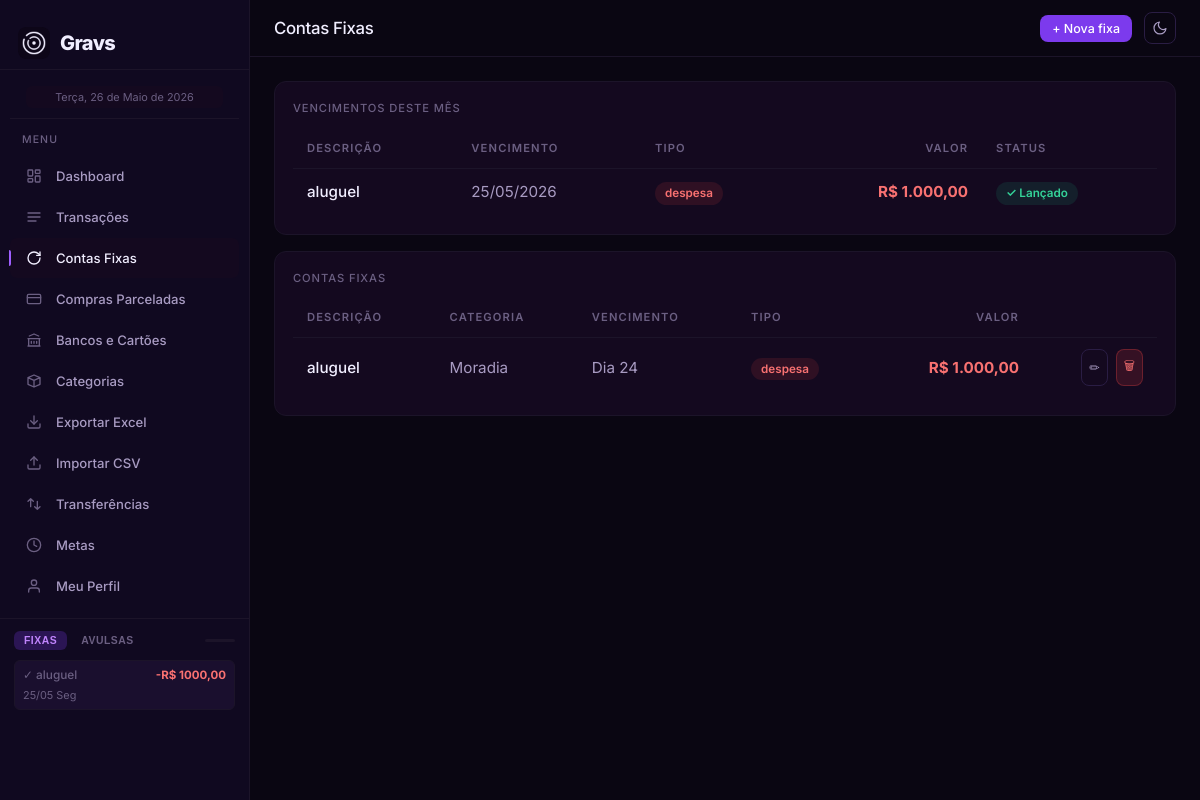
The page /fixas (signed in) on the database its author committed.
### tables this page shows
CREATE TABLE recorrentes (
                id              INTEGER PRIMARY KEY AUTOINCREMENT,
                uuid            TEXT    UNIQUE NOT NULL,
                descricao       TEXT    NOT NULL,
                valor           REAL    NOT NULL CHECK(valor > 0),
                tipo            TEXT    NOT NULL CHECK(tipo IN ('receita','despesa')),
                categoria_id    INTEGER,
                dia_vencimento  INTEGER NOT NULL CHECK(
                    (dia_vencimento BETWEEN 1 AND 28) OR
                    (dia_vencimento BETWEEN -31 AND -1)
                ),
                ativo           INTEGER DEFAULT 1 CHECK(ativo IN (0,1)),
                usuario_id      INTEGER NOT NULL,
                criado_em       TEXT    DEFAULT CURRENT_TIMESTAMP, conta_id INTEGER,
                FOREIGN KEY (categoria_id) REFERENCES categorias(id),
                FOREIGN KEY (usuario_id)   REFERENCES usuarios(id) ON DELETE CASCADE
            );

### routes/recorrentes.py (the view, shortened to what this page needs)
@recorrentes_bp.route("/fixas", methods=["GET", "POST"])
@login_required
def fixas():
    svc = get_services()
    hoje = datetime.now()
    recorrentes = svc.recorrentes.listar(current_user.id)
    proximos = svc.recorrentes.listar_proximos_do_mes(
        hoje.year, hoje.month, current_user.id
    )
    categorias = svc.categorias_repo.listar_por_usuario(current_user.id)
    return render_template(
        "recorrentes/lista.html",
        recorrentes=recorrentes,
        proximos=proximos,
        categorias=categorias,
        usuario=current_user,
    )

### app.py (called while the page is built)
def _configurar_login(app: Flask, container: ServiceContainer) -> None:
    login_manager = LoginManager()
    login_manager.init_app(app)
    login_manager.login_view = "auth.login"
    login_manager.login_message = "Faça login para acessar"
    login_manager.login_message_category = "info"
    @login_manager.user_loader
    def load_user(user_id: str) -> UserPrincipal | None:
        dados = container.usuarios_repo.buscar_por_id(int(user_id))
        if dados:
            return make_user_principal(dados)
        return None

### database/manager.py (called while the page is built)
    @contextmanager
    def get_conn(self) -> Generator[sqlite3.Connection, None, None]:
        conn = sqlite3.connect(
            self.db_path,
            timeout=20.0,
            check_same_thread=False,
        )
        conn.execute("PRAGMA journal_mode=WAL")
        conn.execute("PRAGMA foreign_keys = ON")
        conn.execute("PRAGMA synchronous = NORMAL")
        conn.execute("PRAGMA busy_timeout = 5000")
        conn.execute("PRAGMA cache_size = -8000")   # 8MB de cache em memória
        conn.execute("PRAGMA temp_store = MEMORY")  # tabelas temporárias em RAM
        conn.execute("PRAGMA mmap_size = 268435456") # 256MB memory-mapped I/O
        conn.row_factory = sqlite3.Row
        try:
            yield conn
            conn.commit()
        except Exception:
            conn.rollback()
            raise
        finally:
            conn.close()

### database/repositories.py (called while the page is built)
def _row_to_dict(row: sqlite3.Row | None) -> dict | None:
    if row is None:
        return None
    return dict(row)

def _rows_to_list(rows: list[sqlite3.Row]) -> list[dict]:
    return [dict(r) for r in rows]

    def buscar_por_id(self, user_id: int) -> dict | None:
        with self._db.get_conn() as conn:
            row = conn.execute(
                "SELECT id, email, senha_hash, nome, modo_contabil, "
                "COALESCE(onboarding_completo, 0) as onboarding_completo FROM usuarios "
                "WHERE id = ? AND ativo = 1",
                (int(user_id),),
            ).fetchone()
        return _row_to_dict(row)

    def listar_por_usuario(self, usuario_id: int) -> list[dict]:
        with self._db.get_conn() as conn:
            rows = conn.execute(
                "SELECT id, nome, tipo, icone, cor FROM categorias "
                "WHERE usuario_id = ? ORDER BY tipo, nome",
                (usuario_id,),
            ).fetchall()
        return _rows_to_list(rows)

### routes/helpers.py (called while the page is built)
def get_services() -> ServiceContainer:
    return current_app.extensions["services"]

### templates/recorrentes/lista.html (shortened to what this page needs)
{% extends "base.html" %}
{% block page_title %}Contas Fixas{% endblock %}
{% block topbar_actions %}
  <button class="btn btn-primary btn-sm" onclick="abrirModal('modal-add')">+ Nova fixa</button>
{% endblock %}
{% block content %}
{% if proximos %}
<div class="card mb-16 fade-up">
  <div class="card-title mb-12">Vencimentos deste mês</div>
  <div class="lista-desktop">
    <div class="table-wrap" style="max-height:300px;overflow-y:auto;scrollbar-width:thin">
      <table>
        <thead>
          <tr>
            <th>Descrição</th>
            <th>Vencimento</th>
            <th>Tipo</th>
            <th class="text-right">Valor</th>
            <th>Status</th>
          </tr>
        </thead>
        <tbody>
          {% for r in proximos %}
            <tr>
              <td style="color:var(--text);font-weight:500">{{ r.descricao }}</td>
              <td>{{ r.data }}</td>
              <td><span class="badge badge-{{ r.tipo }}">{{ r.tipo }}</span></td>
              <td class="text-right fw-bold {% if r.tipo == 'receita' %}text-receita{% else %}text-despesa{% endif %}">
                {{ r.valor | real }}
              </td>
              <td>
                <span class="badge badge-{{ r.status }}">
                  {% if r.status == 'lancado' %}✓ Lançado
                  {% elif r.status == 'agendado' %}● Agendado
                  {% else %}⚠ Vencido{% endif %}
                </span>
              </td>
            </tr>
          {% endfor %}
        </tbody>
      </table>
    </div>
  </div>
</div>
{% endif %}
<div class="card fade-up delay-1">
  <div class="card-title mb-12">Contas fixas</div>
  {% if recorrentes %}
    <div class="lista-desktop">
      <div class="table-wrap" style="max-height:400px;overflow-y:auto;scrollbar-width:thin">
        <table>
          <thead>
            <tr>
              <th>Descrição</th>
              <th>Categoria</th>
              <th>Vencimento</th>
              <th>Tipo</th>
              <th class="text-right">Valor</th>
              <th></th>
            </tr>
          </thead>
          <tbody>
            {% for r in recorrentes %}
              <tr>
                <td style="color:var(--text);font-weight:500">{{ r.descricao }}</td>
                <td>{{ r.categoria_nome }}</td>
                <td>
                  {% if r.dia_vencimento > 0 %}Dia {{ r.dia_vencimento }}
                  {% else %}{{ r.dia_vencimento|abs }}º dia útil{% endif %}
                </td>
                <td><span class="badge badge-{{ r.tipo }}">{{ r.tipo }}</span></td>
                <td class="text-right fw-bold {% if r.tipo == 'receita' %}text-receita{% else %}text-despesa{% endif %}">
                  {{ r.valor | real }}
                </td>
                <td class="text-right">
                  <div class="d-flex gap-8" style="justify-content:flex-end">
                    <button class="btn btn-secondary btn-sm btn-icon"
                            onclick="abrirEditar('{{ r.uuid }}', '{{ r.descricao|e }}', {{ r.valor }}, '{{ r.tipo }}', {{ r.categoria_id }}, {{ r.dia_vencimento }})"
                            title="Editar">✏</button>
                    <button class="btn btn-danger btn-sm btn-icon"
                            onclick="deletarFixo('{{ r.uuid }}')"
                            title="Desativar">🗑</button>
                  </div>
                </td>
              </tr>
            {% endfor %}
          </tbody>
        </table>
      </div>
    </div>
  {% else %}
    <div class="empty-state">
      <div class="empty-icon"></div>
      <div style="font-size:1rem;font-weight:600">Nenhuma conta fixa cadastrada</div>
      <p>Cadastre aluguel, assinaturas, salário fixo e mais</p>
    </div>
  {% endif %}
</div>
{% endblock %}

### templates/base.html (style rules this page uses)
:root { --bg: #0a0612; --bg2: #100920; --bg3: #160d28; --surface: #14091f; --surface2: #1a0f2e; --surface3: #221540; --border: #1c1429; --border2: #2a1d44; --border3: #3a2860; --purple: #7c3aed; --purple2: #9f5fff; --purple3: #c084fc; --cyan: #06b6d4; --cyan2: #22d3ee; --gold2: #fbbf24; --green2: #34d399; --green-bg: rgba(52,211,153,0.10); --red2: #f87171; --red-bg: rgba(248,113,113,0.10); --text: #f1eeff; --text2: #a89bc2; --text3: #6b5f82; --radius: 12px; --radius-sm: 8px; --radius-lg: 14px; --shadow: none; --shadow-lg: none; --font-display: 'Inter', system-ui, sans-serif; --font-body: 'Inter', system-ui, sans-serif; --nav-w: 250px; --bottom-nav-h: 0px; }
*, *::before, *::after { box-sizing: border-box; margin: 0; padding: 0; }
html { scroll-behavior: smooth; }
body { font-family: var(--font-body); background: var(--bg); color: var(--text); min-height: 100vh; line-height: 1.6; font-size: 15px; -webkit-font-smoothing: antialiased; -moz-osx-font-smoothing: grayscale; overflow-x: hidden; }
.card { background: var(--surface); border: 0.5px solid var(--border); border-radius: var(--radius); padding: 18px; position: relative; transition: border-color 0.18s ease; }
.card-title { font-size: 0.7rem; font-weight: 500; letter-spacing: 0.08em; text-transform: uppercase; color: var(--text3); margin-bottom: 12px; }
.btn { display: inline-flex; align-items: center; gap: 8px; padding: 10px 18px; border-radius: var(--radius-sm); font-family: var(--font-body); font-size: 0.95rem; font-weight: 500; cursor: pointer; border: none; text-decoration: none; transition: all 0.18s; white-space: nowrap; }
.btn-primary { background: var(--purple); color: white; }
.btn-secondary { background: transparent; color: var(--text2); border: 0.5px solid var(--border2); }
.btn-danger { background: rgba(239,68,68,0.15); color: var(--red2); border: 1px solid rgba(239,68,68,0.3); }
.btn-sm { padding: 6px 12px; font-size: 0.78rem; }
.btn-icon { padding: 7px; border-radius: var(--radius-sm); }
.mb-12 { margin-bottom: 12px; }
.mb-16 { margin-bottom: 16px; }
.gap-8 { gap: 8px; }
.badge { display: inline-flex; align-items: center; font-size: 0.65rem; font-weight: 600; padding: 2px 8px; border-radius: 99px; white-space: nowrap; }
.badge-despesa { background: rgba(248,113,113,0.1); color: var(--red2); }
.table-wrap { overflow-x: auto; -webkit-overflow-scrolling: touch; }
table { width: 100%; border-collapse: collapse; font-size: 0.95rem; }
thead th { text-align: left; padding: 10px 14px; font-size: 0.7rem; font-weight: 600; letter-spacing: 0.1em; text-transform: uppercase; color: var(--text3); border-bottom: 1px solid var(--border); }
tbody tr { border-bottom: 1px solid var(--border); transition: background 0.15s; }
tbody tr:last-child { border-bottom: none; }
tbody td { padding: 11px 14px; color: var(--text2); }
.badge { display: inline-flex; align-items: center; gap: 4px; padding: 2px 10px; border-radius: 99px; font-size: 0.73rem; font-weight: 600; }
.badge-despesa { background: rgba(239,68,68,0.12); color: var(--red2); }
.badge-lancado { background: rgba(16,185,129,0.12); color: var(--green2); }
.text-right { text-align: right; }
.fw-bold { font-weight: 700; }
.d-flex { display: flex; }
.fade-up { animation: fadeUp 0.4s ease both; }
.delay-1 { animation-delay: 0.05s; }
.badge-despesa { background: rgba(239,68,68,0.12) !important; color: var(--red2) !important; }
.text-despesa { color: var(--red2) !important; }

### templates/recorrentes/lista.html (style rules this page uses)
@media (min-width: 769px) { .lista-desktop { display: block; } }

### rows shown on the page
recorrentes: descricao "aluguel", data "25/05/2026", tipo "despesa", valor|real "R$ 1.000,00", categoria_nome "Moradia", dia_vencimento "24"
